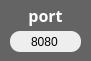
   <widget class="QFrame" name="frame_11">
    <property name="geometry">
     <rect>
      <x>820</x>
      <y>410</y>
      <width>91</width>
      <height>61</height>
     </rect>
    </property>
    <property name="styleSheet">
     <string notr="true">background-color:rgb(100, 100, 100);
border-style:solid;
border-radius: 10px;</string>
    </property>
    <property name="frameShape">
     <enum>QFrame::Shape::StyledPanel</enum>
    </property>
    <property name="frameShadow">
     <enum>QFrame::Shadow::Raised</enum>
    </property>
    <widget class="QLabel" name="gpu0_usage_11">
     <property name="geometry">
      <rect>
       <x>210</x>
       <y>80</y>
       <width>91</width>
       <height>31</height>
      </rect>
     </property>
     <property name="styleSheet">
      <string notr="true">font: 700 14pt &quot;맑은 고딕&quot;;</string>
     </property>
     <property name="text">
      <string>0%</string>
     </property>
    </widget>
    <widget class="QLabel" name="label_39">
     <property name="geometry">
      <rect>
       <x>170</x>
       <y>80</y>
       <width>81</width>
       <height>31</height>
      </rect>
     </property>
     <property name="styleSheet">
      <string notr="true">font: 700 14pt &quot;맑은 고딕&quot;;</string>
     </property>
     <property name="text">
      <string>0%</string>
     </property>
    </widget>
    <widget class="QLabel" name="label_40">
     <property name="geometry">
      <rect>
       <x>170</x>
       <y>110</y>
       <width>91</width>
       <height>31</height>
      </rect>
     </property>
     <property name="styleSheet">
      <string notr="true">font: 700 14pt &quot;맑은 고딕&quot;;</string>
     </property>
     <property name="text">
      <string>0%</string>
     </property>
    </widget>
    <widget class="QLabel" name="label_41">
     <property name="geometry">
      <rect>
       <x>30</x>
       <y>140</y>
       <width>131</width>
       <height>31</height>
      </rect>
     </property>
     <property name="styleSheet">
      <string notr="true">font: 700 14pt &quot;맑은 고딕&quot;;</string>
     </property>
     <property name="text">
      <string>MEMORY:</string>
     </property>
    </widget>
    <widget class="QLabel" name="memory_usage_11">
     <property name="geometry">
      <rect>
       <x>170</x>
       <y>140</y>
       <width>91</width>
       <height>31</height>
      </rect>
     </property>
     <property name="styleSheet">
      <string notr="true">font: 700 14pt &quot;맑은 고딕&quot;;</string>
     </property>
     <property name="text">
      <string>0%</string>
     </property>
    </widget>
    <widget class="QLabel" name="cpu_name_31">
     <property name="geometry">
      <rect>
       <x>280</x>
       <y>30</y>
       <width>21</width>
       <height>21</height>
      </rect>
     </property>
     <property name="font">
      <font>
       <family>맑은 고딕</family>
       <pointsize>12</pointsize>
       <italic>false</italic>
       <bold>true</bold>
      </font>
     </property>
     <property name="styleSheet">
      <string notr="true">font: 700 12pt &quot;맑은 고딕&quot;;
color: rgb(186, 186, 186);</string>
     </property>
     <property name="text">
      <string>%</string>
     </property>
    </widget>
    <widget class="QLineEdit" name="server_port">
     <property name="geometry">
      <rect>
       <x>10</x>
       <y>31</y>
       <width>71</width>
       <height>21</height>
      </rect>
     </property>
     <property name="styleSheet">
      <string notr="true">background-color: rgb(238, 238, 238);
font: 10pt &quot;맑은 고딕&quot;;</string>
     </property>
     <property name="text">
      <string>8080</string>
     </property>
     <property name="alignment">
      <set>Qt::AlignmentFlag::AlignCenter</set>
     </property>
    </widget>
    <widget class="QLabel" name="cpu_name_27">
     <property name="geometry">
      <rect>
       <x>20</x>
       <y>0</y>
       <width>51</width>
       <height>31</height>
      </rect>
     </property>
     <property name="font">
      <font>
       <family>맑은 고딕</family>
       <pointsize>12</pointsize>
       <italic>false</italic>
       <bold>true</bold>
      </font>
     </property>
     <property name="styleSheet">
      <string notr="true">font: 700 12pt &quot;맑은 고딕&quot;;
color: rgb(255, 255, 255)</string>
     </property>
     <property name="text">
      <string>port</string>
     </property>
     <property name="alignment">
      <set>Qt::AlignmentFlag::AlignCenter</set>
     </property>
    </widget>
   </widget>
